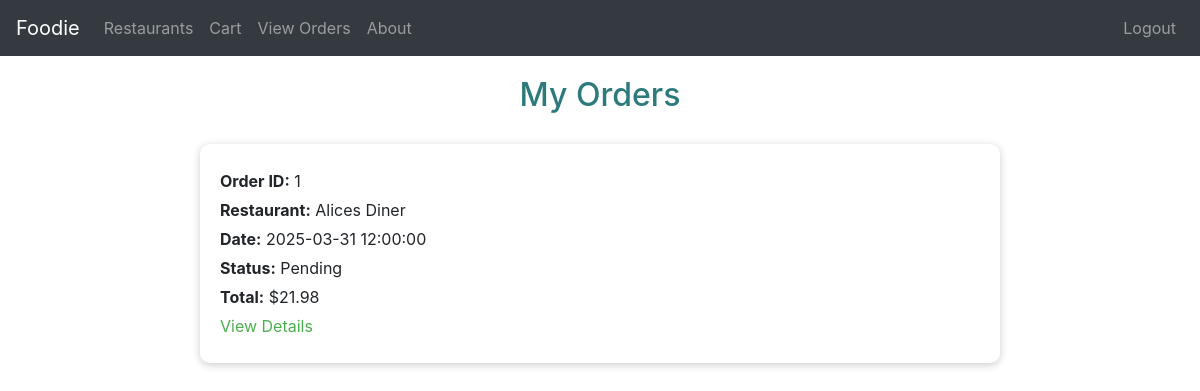
The page /my_orders (signed in) on the database as committed earlier.
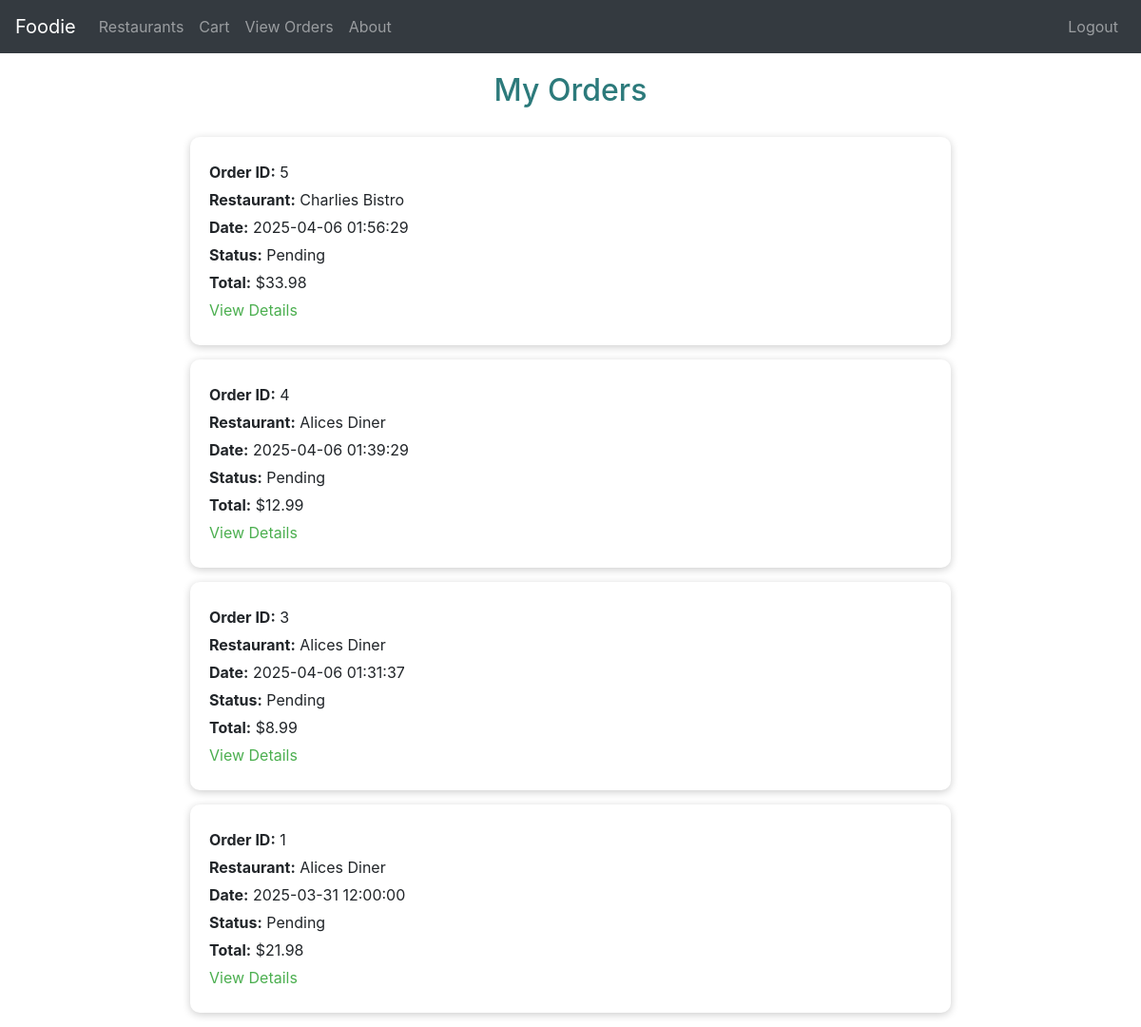
The same page on the database as committed later.
### tables this page shows
CREATE TABLE Orders (
    OrderID INTEGER PRIMARY KEY AUTOINCREMENT,
    UserID INTEGER NOT NULL,
    RestaurantID INTEGER NOT NULL,
    OrderStatus TEXT CHECK(OrderStatus IN ('Pending', 'Preparing', 'Delivered')) NOT NULL,
    OrderDate DATETIME DEFAULT CURRENT_TIMESTAMP,
    TotalPrice REAL NOT NULL,
    FOREIGN KEY (UserID) REFERENCES Users(UserID),
    FOREIGN KEY (RestaurantID) REFERENCES Restaurants(RestaurantID)
);

CREATE TABLE Restaurants (
    RestaurantID INTEGER PRIMARY KEY AUTOINCREMENT,
    OwnerID INTEGER NOT NULL,
    Name TEXT NOT NULL,
    Address TEXT NOT NULL,
    PhoneNumber TEXT NOT NULL,
    OpeningHours TEXT NOT NULL,
    FOREIGN KEY (OwnerID) REFERENCES Users(UserID)
);

### app.py (the view)
@app.route('/my_orders')
@login_required
def my_orders():
    user_id = session.get('UserID')
    conn = sqlite3.connect('database.db')
    conn.row_factory = sqlite3.Row
    cursor = conn.cursor()
    cursor.execute("""
        SELECT o.OrderID, o.OrderDate, o.OrderStatus, o.TotalPrice, r.Name AS RestaurantName
        FROM Orders o
        JOIN Restaurants r ON o.RestaurantID = r.RestaurantID
        WHERE o.UserID = ?
        ORDER BY o.OrderDate DESC
    """, (user_id,))
    orders = cursor.fetchall()
    conn.close()
    return render_template('my_orders.html', orders=orders)

### app.py (called while the page is built)
def login_required(f):
    @wraps(f)
    def decorated_function(*args, **kwargs):
        if 'UserID' not in session:
            return redirect(url_for('signin'))
        return f(*args, **kwargs)
    return decorated_function

### templates/my_orders.html (shortened to what this page needs)
<!DOCTYPE html>
<html lang="en">
<head>
    <link rel="stylesheet" href="https://stackpath.bootstrapcdn.com/bootstrap/4.5.2/css/bootstrap.min.css">
</head>
<body>
    <nav class="navbar navbar-expand-lg navbar-dark bg-dark">
        <a class="navbar-brand" href="{{ url_for('about') }}">Foodie</a>
        <div class="collapse navbar-collapse" id="navbarNav">
            <ul class="navbar-nav mr-auto">
                {% if (session.get('Role') == 'Admin' or session.get('Role') == 'Customer') %}
                <li class="nav-item">
                    <a class="nav-link" href="{{ url_for('restaurants') }}">Restaurants</a>
                </li>
                <li class="nav-item">
                    <a class="nav-link" href="{{ url_for('cart') }}">Cart</a>
                </li>
                <li class="nav-item">
                    <a class="nav-link" href="{{ url_for('my_orders') }}">View Orders</a>
                </li>
                {% endif %}
                <li class="nav-item">
                    <a class="nav-link" href="{{ url_for('about') }}">About</a>
                </li>
            </ul>
            <ul class="navbar-nav">
                {% if session.get('UserID') %}
                <li class="nav-item">
                    <a class="nav-link" href="{{ url_for('logout') }}">Logout</a>
                </li>
                {% else %}
                <li class="nav-item">
                    <a class="nav-link" href="{{ url_for('signin') }}">Login</a>
                </li>
                {% endif %}
            </ul>
        </div>
    </nav>
    <h2>My Orders</h2>
    <div class="order-list">
        {% if orders %}
            {% for order in orders %}
                <div class="order-card">
                    <p><strong>Order ID:</strong> {{ order['OrderID'] }}</p>
                    <p><strong>Restaurant:</strong> {{ order['RestaurantName'] }}</p>
                    <p><strong>Date:</strong> {{ order['OrderDate'] }}</p>
                    <p><strong>Status:</strong> {{ order['OrderStatus'] }}</p>
                    <p><strong>Total:</strong> ${{ order['TotalPrice'] }}</p>
                    <p><a href="{{ url_for('order_summary', order_id=order['OrderID']) }}">View Details</a></p>
                </div>
            {% endfor %}
        {% else %}
            <p style="text-align: center;">You haven't placed any orders yet.</p>
        {% endif %}
    </div>
</body>
</html>

### templates/my_orders.html (style rules this page uses)
.navbar { margin-bottom: 20px; }
h2 { text-align: center; color: #2c7a7b; margin-bottom: 30px; }
.order-list { max-width: 800px; margin: auto; }
.order-card { background: white; padding: 20px; border-radius: 10px; margin-bottom: 15px; box-shadow: 0 2px 8px rgba(0,0,0,0.2); }
.order-card p { margin: 5px 0; }
.order-card a { color: #4CAF50; text-decoration: none; }

Rows that differ between the two databases and show on the page:
added Orders: OrderID "5", RestaurantName "Charlies Bistro", OrderDate "2025-04-06 01:56:29", OrderStatus "Pending", TotalPrice "33.98"
added Orders: OrderID "4", RestaurantName "Alices Diner", OrderDate "2025-04-06 01:39:29", OrderStatus "Pending", TotalPrice "12.99"
added Orders: OrderID "3", RestaurantName "Alices Diner", OrderDate "2025-04-06 01:31:37", OrderStatus "Pending", TotalPrice "8.99"
